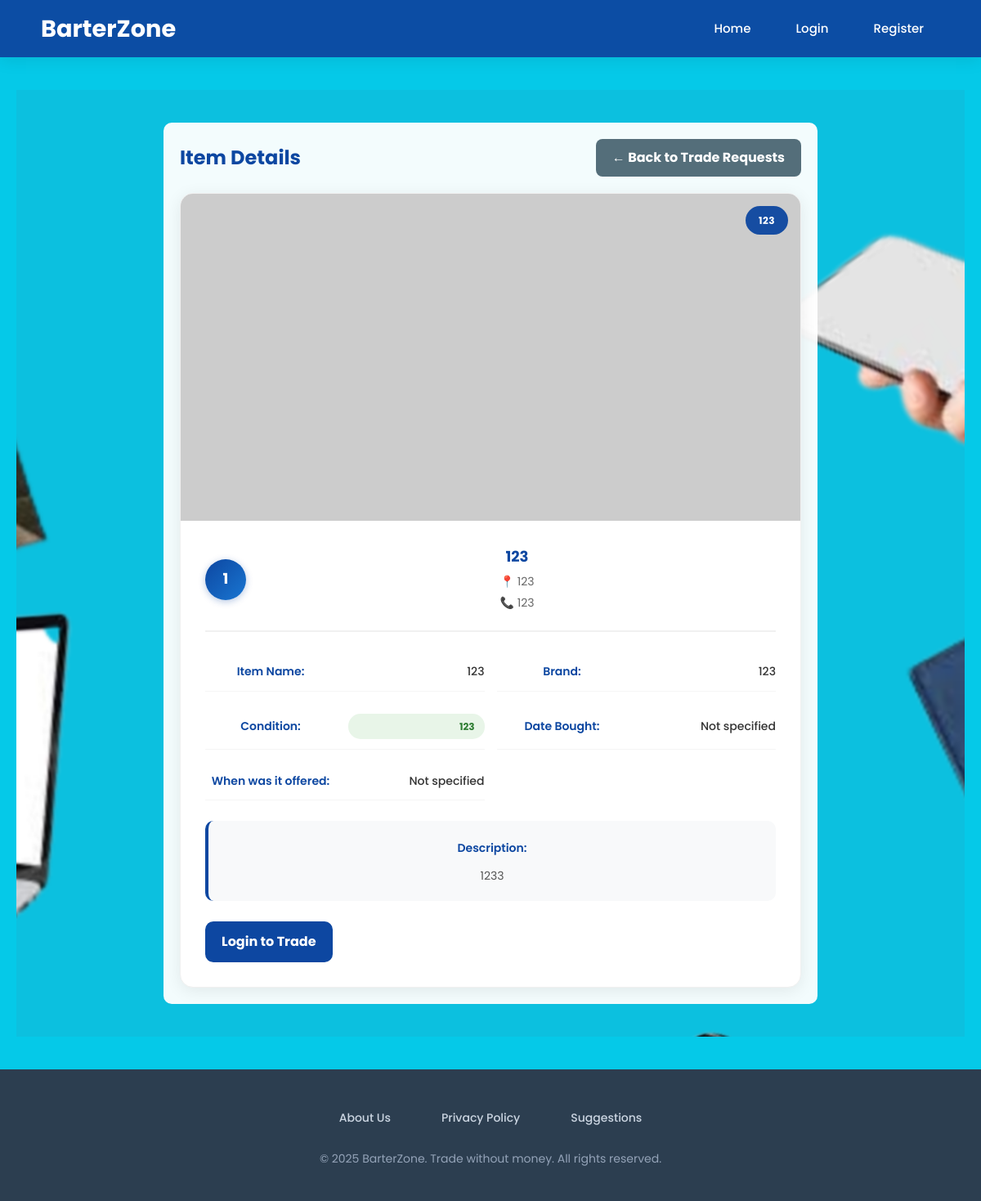
Before: /view_item/3 with the older database file.
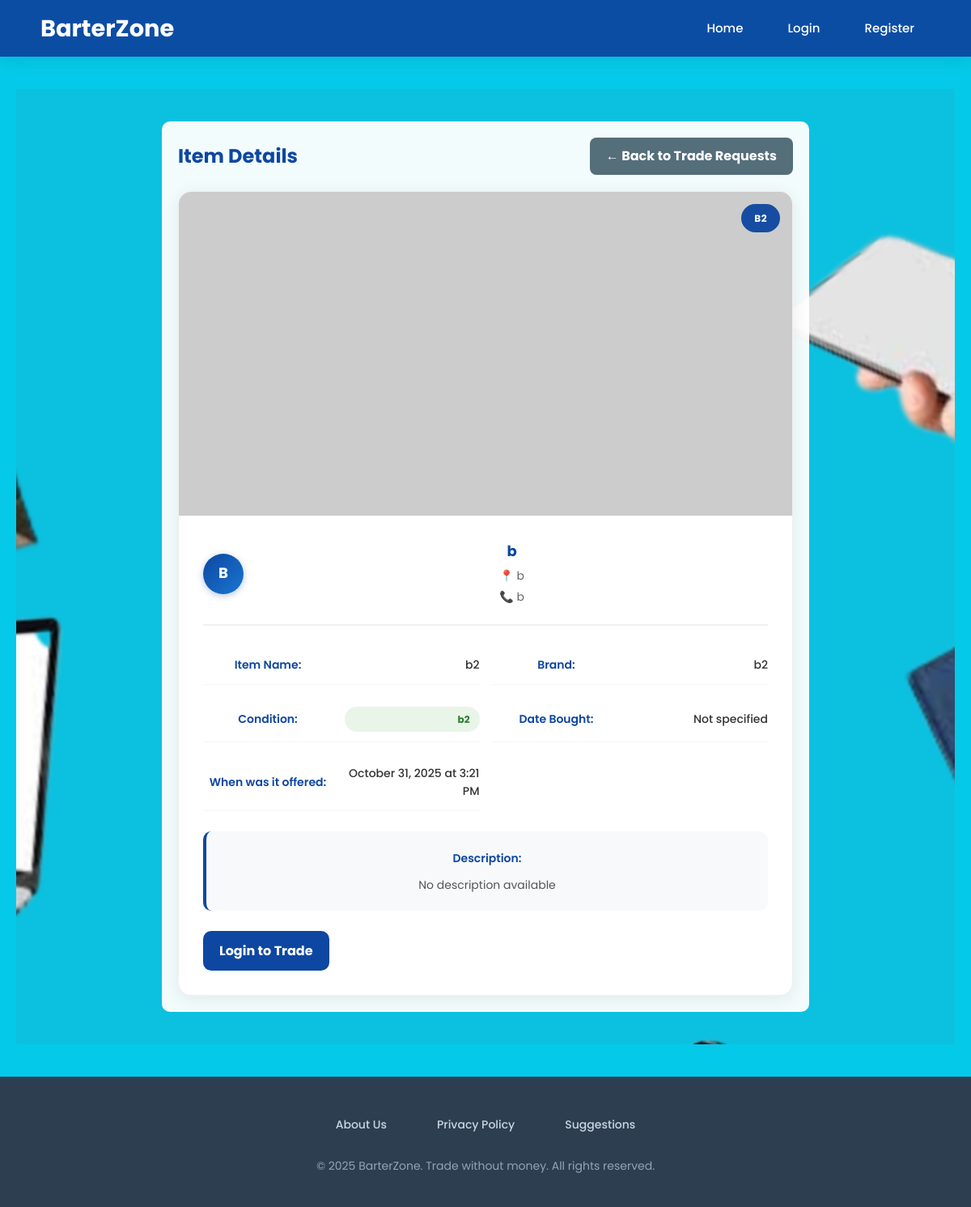
After: the same page with the newer database file.
### tables this page shows
CREATE TABLE items (
            items_id INTEGER PRIMARY KEY AUTOINCREMENT,
            user_id INTEGER,
            item_Name TEXT NOT NULL,
            item_Brand TEXT,
            item_Condition TEXT,
            item_DateBought TEXT,
            item_DateOffered TEXT,
            item_Description TEXT,
            item_image TEXT,
            item_available BOOLEAN DEFAULT 1,
            created_at TIMESTAMP DEFAULT CURRENT_TIMESTAMP,
            FOREIGN KEY (user_id) REFERENCES users (id)
        );

CREATE TABLE users (
            id INTEGER PRIMARY KEY AUTOINCREMENT,
            username TEXT UNIQUE NOT NULL,
            email TEXT,
            password TEXT NOT NULL,
            birthdate TEXT,
            location TEXT,
            full_name TEXT,
            contact TEXT,
            created_at TIMESTAMP DEFAULT CURRENT_TIMESTAMP
        , is_admin BOOLEAN DEFAULT 0);

### app.py (the view)
@app.route('/view_item/<int:item_id>')
def view_item(item_id):
    with sqlite3.connect(DB_NAME) as conn:
        conn.row_factory = sqlite3.Row
        item = conn.execute("""
            SELECT i.*, u.username, u.full_name, u.location, u.contact
            FROM items i
            JOIN users u ON i.user_id = u.id
            WHERE i.items_id = ?
        """, (item_id,)).fetchone()
    if not item:
        flash('Item not found.', 'error')
        return redirect(url_for('other_traders_items'))
    return render_template('singleviewingitem.html', item=item)

### templates/singleviewingitem.html (shortened to what this page needs)
{% extends "base.html" %}
{% block content %}
<section class="hero-section">
  <div class="overlay" style="background: rgba(255,255,255,0.95); color:#333; max-width: 800px; width:100%; padding:20px; border-radius:10px;">
    <div style="display: flex; justify-content: space-between; align-items: center; margin-bottom: 20px;">
      <h2 style="color:#0d47a1; margin: 0;">Item Details</h2>
      <a href="{{ url_for('view_trade_requests') }}" class="btn-primary" style="background: #546e7a; border: none; border-radius: 8px; color: white; padding: 10px 20px; cursor: pointer; font-weight: bold; text-decoration: none; display: inline-block;">
        ← Back to Trade Requests
      </a>
    </div>
    {% if item %}
    <div class="item-detail-card">
      <div class="item-image-section">
        {% if item['item_image'] %}
        <img src="{{ item['item_image'] }}" alt="{{ item['item_Name'] }}"
             onerror="this.src='https://via.placeholder.com/400x300/0d47a1/ffffff?text=No+Image'">
        {% else %}
        <img src="https://via.placeholder.com/400x300/0d47a1/ffffff?text=No+Image" alt="{{ item['item_Name'] }}">
        {% endif %}
        <div class="item-condition-badge">{{ item['item_Condition'] or 'Good' }}</div>
      </div>
      <div class="item-info-section">
        <div class="owner-section">
          <div class="owner-avatar">
            {{ (item['full_name'] or item['username'])|first|upper }}
          </div>
          <div class="owner-details">
            <div class="owner-name">{{ item['full_name'] or item['username'] }}</div>
            {% if item['location'] %}
            <div class="owner-location">📍 {{ item['location'] }}</div>
            {% endif %}
            {% if item['contact'] %}
            <div class="owner-contact">📞 {{ item['contact'] }}</div>
            {% endif %}
          </div>
        </div>
        <div class="detail-grid">
          <div class="detail-item">
            <span class="detail-label">Item Name:</span>
            <span class="detail-value">{{ item['item_Name'] }}</span>
          </div>
          <div class="detail-item">
            <span class="detail-label">Brand:</span>
            <span class="detail-value">{{ item['item_Brand'] or 'Not specified' }}</span>
          </div>
          <div class="detail-item">
            <span class="detail-label">Condition:</span>
            <span class="detail-value condition-badge">{{ item['item_Condition'] or 'Good' }}</span>
          </div>
          <div class="detail-item">
            <span class="detail-label">Date Bought:</span>
            <span class="detail-value">{{ item['item_DateBought'] or 'Not specified' }}</span>
          </div>
          <div class="detail-item">
            <span class="detail-label">When was it offered:</span>
            <span class="detail-value">{{ item['item_DateOffered'] or 'Not specified' }}</span>
          </div>
        </div>
        <div class="description-section">
          <span class="detail-label">Description:</span>
          <p class="description-text">{{ item['item_Description'] or 'No description available' }}</p>
        </div>
        {% if session.user_id and session.user_id != item['user_id'] %}
        <div class="action-buttons">
          <a href="{{ url_for('send_message') }}?receiver_id={{ item['user_id'] }}" class="btn-message">
            💬 Message Owner
          </a>
          <a href="{{ url_for('request_trade') }}?target_item_id={{ item['items_id'] }}" class="btn-trade">
            🔄 Request Trade
          </a>
        </div>
        {% elif session.user_id and session.user_id == item['user_id'] %}
        <div class="action-buttons">
          <p style="color: #666; text-align: center; font-style: italic;">This is your own item</p>
        </div>
        {% else %}
        <div class="action-buttons">
          <a href="{{ url_for('login') }}" class="btn-primary" style="background: #0d47a1;">Login to Trade</a>
        </div>
        {% endif %}
      </div>
    </div>
    {% endif %}
  </div>
</section>
{% endblock %}

### templates/base.html (shortened to what this page needs)
<!DOCTYPE html>
<html lang="en">
<head>
    <link rel="stylesheet" href="{{ url_for('static', filename='style.css') }}">
</head>
<body>
    <nav class="navbar">
        <a href="{{ url_for('index') }}" class="logo">BarterZone</a>
        <ul class="nav-links">
            <li><a href="{{ url_for('index') }}">Home</a></li>
            {% if session.user_id %}
                <li><a href="{{ url_for('dashboard') }}">Dashboard</a></li>
                <li><a href="{{ url_for('other_traders_items') }}">All Items</a></li>
                <li><a href="{{ url_for('request_trade') }}">Request Trade</a></li>
                <li><a href="{{ url_for('view_trade_requests') }}">Trade Requests</a></li>
                <li><a href="{{ url_for('trade_history') }}">Trade History</a></li>
                <li><a href="{{ url_for('send_message') }}">Send Message</a></li>
                <li><a href="{{ url_for('view_messages') }}">Messages</a></li>
                <li><a href="{{ url_for('ratings') }}">Ratings</a></li>
                <li><a href="{{ url_for('profile') }}">Profile</a></li>
                {% if session.is_admin %}
                <li><a href="{{ url_for('admin_dashboard') }}" class="admin-panel">Admin Panel</a></li>
                {% endif %}
                <li><a href="{{ url_for('logout') }}" class="logout">Logout ({{ session.username }})</a></li>
            {% else %}
                <li><a href="{{ url_for('login') }}">Login</a></li>
                <li><a href="{{ url_for('register') }}">Register</a></li>
            {% endif %}
        </ul>
    </nav>
    <main>
        <div class="content-wrapper">
            {% block content %}{% endblock %}
        </div>
    </main>
    <footer>
        <div class="footer-links">
            <a href="{{ url_for('about_us') }}">About Us</a>
            <a href="{{ url_for('privacy') }}">Privacy Policy</a>
            <a href="{{ url_for('recommendation') }}">Suggestions</a>
        </div>
        <p>© 2025 BarterZone. Trade without money. All rights reserved.</p>
    </footer>
</body>
</html>

### static/style.css (style rules this page uses)
* { margin: 0; padding: 0; box-sizing: border-box; }
body { font-family: 'Poppins', sans-serif; color: #fff; display: flex; flex-direction: column; min-height: 100vh; }
.navbar { background-color: #0d47a1; display: flex; justify-content: space-between; align-items: center; padding: 15px 50px; }
.logo { font-size: 1.5em; font-weight: bold; }
.nav-links { list-style: none; display: flex; gap: 20px; }
.nav-links a { color: white; text-decoration: none; font-weight: 500; transition: opacity 0.3s; }
.hero-section { background: url("/static/images/home.png") no-repeat center center/cover; flex: 1; display: flex; justify-content: center; align-items: center; padding: 40px; text-align: center; }
.overlay { background: rgba(0, 86, 99, 0.8); padding: 40px; border-radius: 10px; max-width: 500px; width: 100%; }
footer { background-color: #222; color: #bbb; text-align: center; padding: 15px 0; margin-top: auto; }
.btn-primary { background-color: #ff9800; color: white; border: none; border-radius: 10px; padding: 12px 20px; cursor: pointer; font-weight: bold; transition: opacity 0.3s; text-decoration: none; display: inline-block; }

### templates/base.html (style rules this page uses)
* { margin: 0; padding: 0; box-sizing: border-box; }
body { font-family: 'Poppins', sans-serif; background: #05C9E8; color: #1e293b; line-height: 1.6; min-height: 100vh; }
.navbar { background: rgba(13, 71, 161, 0.95); padding: 0 50px; box-shadow: 0 2px 20px rgba(0,0,0,0.1); display: flex; justify-content: space-between; align-items: center; min-height: 70px; position: sticky; top: 0; z-index: 1000; }
.logo { font-size: 1.8em; font-weight: bold; color: white; text-decoration: none; }
.nav-links { display: flex; list-style: none; gap: 15px; margin: 0; padding: 0; align-items: center; }
.nav-links a { color: white; text-decoration: none; font-weight: 500; padding: 12px 20px; border-radius: 8px; transition: all 0.3s ease; font-size: 15px; white-space: nowrap; }
main { min-height: calc(100vh - 160px); padding: 0; }
.content-wrapper { max-width: 1200px; margin: 0 auto; padding: 40px 20px; }
footer { background: #2c3e50; color: white; text-align: center; padding: 40px 20px; margin-top: 0; }
.footer-links { display: flex; justify-content: center; gap: 30px; margin-bottom: 20px; flex-wrap: wrap; }
.footer-links a { color: #cbd5e1; text-decoration: none; font-size: 14px; font-weight: 500; transition: all 0.3s ease; padding: 8px 16px; border-radius: 6px; }
footer p { color: #94a3b8; font-size: 14px; margin-top: 10px; }

Changed rows visible on the page:
no longer on this page (row edited): users: full_name "1", full_name "123", location "123", contact "123"
changed items: item_Condition "123" → "B2"; item_Name "123" → "b2"; item_Brand "123" → "b2"; item_Condition "123" → "b2"; item_DateBought (not shown) → "Not specified"; item_DateOffered (not shown) → "October 31, 2025 at 3:21 PM"; item_Description "1233" → "No description available"
now on this page (row edited): users: full_name "B", full_name "b", location "b", contact "b"
Other visible differences:
{{ item['item_DateBought'] or 'Not specified' }}: "Not specified" → (not shown)
{{ item['item_DateOffered'] or 'Not specified' }}: "Not specified" → (not shown)
